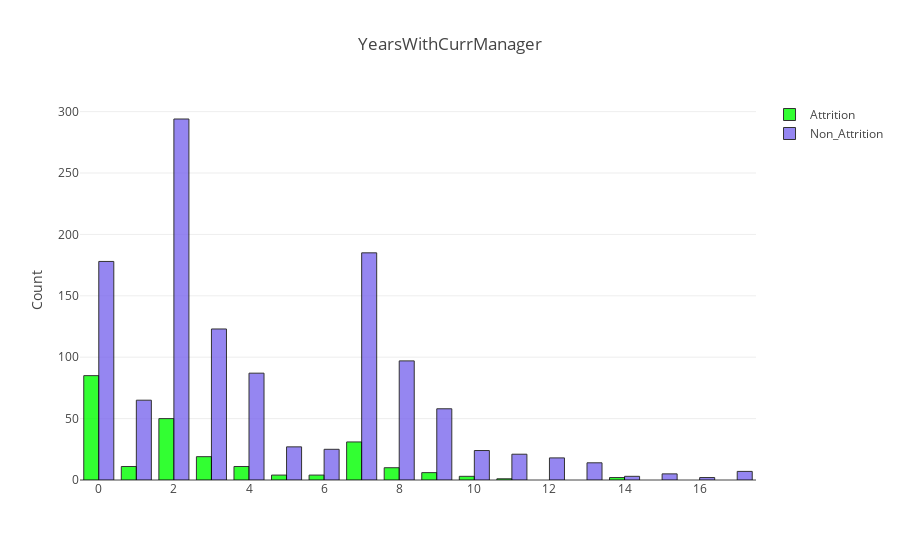

This figure's notebook cell:
### Code cell
plot_bar('YearsWithCurrManager')

### Figure 1 — Plotly figure (JSON) as saved in the notebook; plotly's stock layout.template omitted (floating-point values rounded to 4 significant figures)
{"data": [{"marker": {"color": "lime", "line": {"color": "#000000", "width": 1}}, "name": "Attrition", "opacity": 0.8, "type": "bar", "uid": "87f0b1e8-6dbe-4905-9670-eee57e78c1bb", "x": [0, 2, 7, 3, 4, 1, 8, 9, 6, 5, 10, 14, 11], "y": [85, 50, 31, 19, 11, 11, 10, 6, 4, 4, 3, 2, 1]}, {"marker": {"color": "mediumslateblue", "line": {"color": "#000000", "width": 1}}, "name": "Non_Attrition", "opacity": 0.8, "type": "bar", "uid": "1e398e09-0dbe-4d33-a18b-bb7ae3451820", "x": [2, 7, 0, 3, 8, 4, 1, 9, 5, 6, 10, 11, 12, 13, 17, 15, 14, 16], "y": [294, 185, 178, 123, 97, 87, 65, 58, 27, 25, 24, 21, 18, 14, 7, 5, 3, 2]}], "layout": {"title": {"text": "YearsWithCurrManager"}, "yaxis": {"title": {"text": "Count"}}}}
